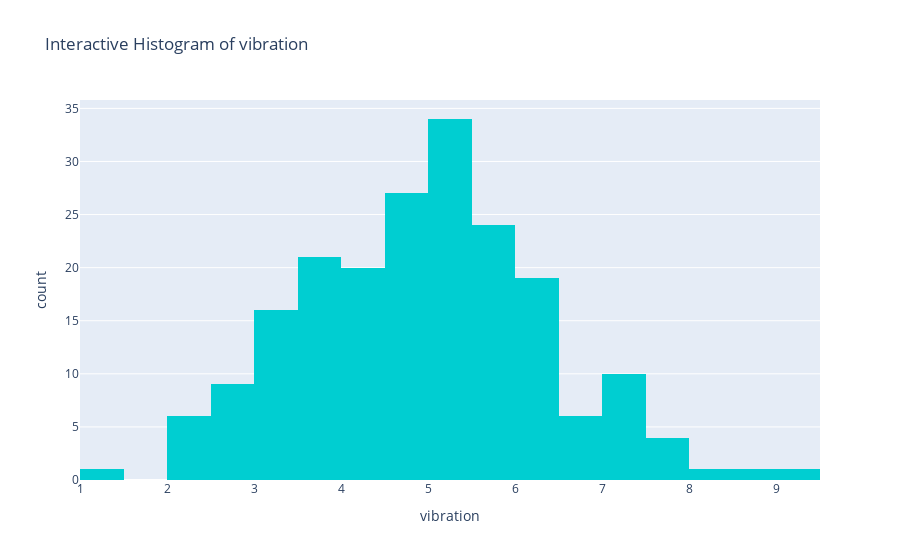
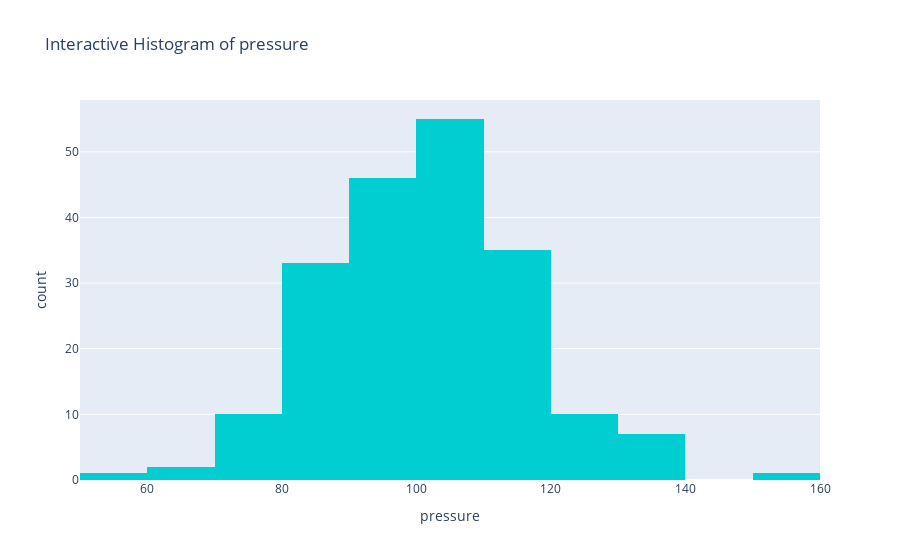
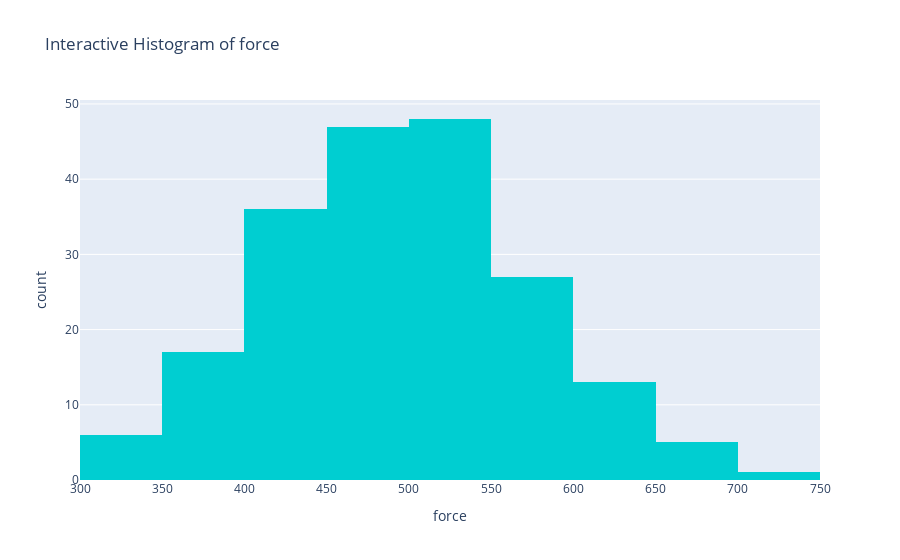
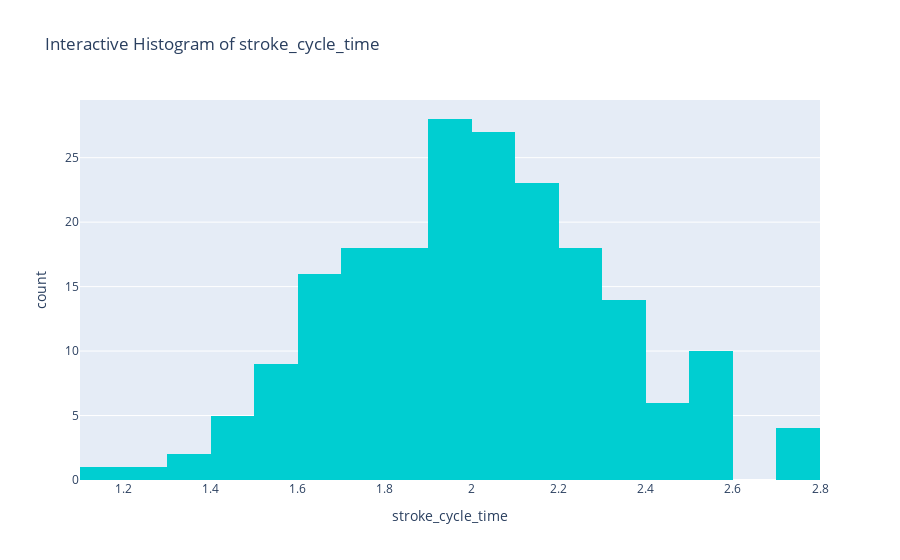

The notebook cell these images were saved under, in order:
### Markdown cell above
# PLOTLY VISUALIZATION

### Code cell
for col in numeric_cols:
    fig = px.histogram(df, x=col, nbins=20, title=f"Interactive Histogram of {col}", color_discrete_sequence=['#00CED1'])
    fig.show()

### Figure 1 — Plotly figure (JSON) as saved in the notebook; plotly's stock layout.template omitted (floating-point values rounded to 4 significant figures; data arrays with more than 128 entries replaced by an {"elided": "..."} marker saying what was removed)
{"data": [{"bingroup": "x", "hovertemplate": "vibration=%{x}<br>count=%{y}<extra></extra>", "legendgroup": "", "marker": {"color": "#00CED1", "pattern": {"shape": ""}}, "name": "", "nbinsx": 20, "orientation": "v", "showlegend": false, "type": "histogram", "x": {"elided": "200 float values"}, "xaxis": "x", "yaxis": "y"}], "layout": {"barmode": "relative", "legend": {"tracegroupgap": 0}, "title": {"text": "Interactive Histogram of vibration"}, "xaxis": {"anchor": "y", "domain": [0, 1], "title": {"text": "vibration"}}, "yaxis": {"anchor": "x", "domain": [0, 1], "title": {"text": "count"}}}}

### Figure 2 — Plotly figure (JSON) as saved in the notebook; plotly's stock layout.template omitted (floating-point values rounded to 4 significant figures; data arrays with more than 128 entries replaced by an {"elided": "..."} marker saying what was removed)
{"data": [{"bingroup": "x", "hovertemplate": "pressure=%{x}<br>count=%{y}<extra></extra>", "legendgroup": "", "marker": {"color": "#00CED1", "pattern": {"shape": ""}}, "name": "", "nbinsx": 20, "orientation": "v", "showlegend": false, "type": "histogram", "x": {"elided": "200 float values"}, "xaxis": "x", "yaxis": "y"}], "layout": {"barmode": "relative", "legend": {"tracegroupgap": 0}, "title": {"text": "Interactive Histogram of pressure"}, "xaxis": {"anchor": "y", "domain": [0, 1], "title": {"text": "pressure"}}, "yaxis": {"anchor": "x", "domain": [0, 1], "title": {"text": "count"}}}}

### Figure 3 — Plotly figure (JSON) as saved in the notebook; plotly's stock layout.template omitted (floating-point values rounded to 4 significant figures; data arrays with more than 128 entries replaced by an {"elided": "..."} marker saying what was removed)
{"data": [{"bingroup": "x", "hovertemplate": "force=%{x}<br>count=%{y}<extra></extra>", "legendgroup": "", "marker": {"color": "#00CED1", "pattern": {"shape": ""}}, "name": "", "nbinsx": 20, "orientation": "v", "showlegend": false, "type": "histogram", "x": {"elided": "200 float values"}, "xaxis": "x", "yaxis": "y"}], "layout": {"barmode": "relative", "legend": {"tracegroupgap": 0}, "title": {"text": "Interactive Histogram of force"}, "xaxis": {"anchor": "y", "domain": [0, 1], "title": {"text": "force"}}, "yaxis": {"anchor": "x", "domain": [0, 1], "title": {"text": "count"}}}}

### Figure 4 — Plotly figure (JSON) as saved in the notebook; plotly's stock layout.template omitted (floating-point values rounded to 4 significant figures; data arrays with more than 128 entries replaced by an {"elided": "..."} marker saying what was removed)
{"data": [{"bingroup": "x", "hovertemplate": "stroke_cycle_time=%{x}<br>count=%{y}<extra></extra>", "legendgroup": "", "marker": {"color": "#00CED1", "pattern": {"shape": ""}}, "name": "", "nbinsx": 20, "orientation": "v", "showlegend": false, "type": "histogram", "x": {"elided": "200 float values"}, "xaxis": "x", "yaxis": "y"}], "layout": {"barmode": "relative", "legend": {"tracegroupgap": 0}, "title": {"text": "Interactive Histogram of stroke_cycle_time"}, "xaxis": {"anchor": "y", "domain": [0, 1], "title": {"text": "stroke_cycle_time"}}, "yaxis": {"anchor": "x", "domain": [0, 1], "title": {"text": "count"}}}}
